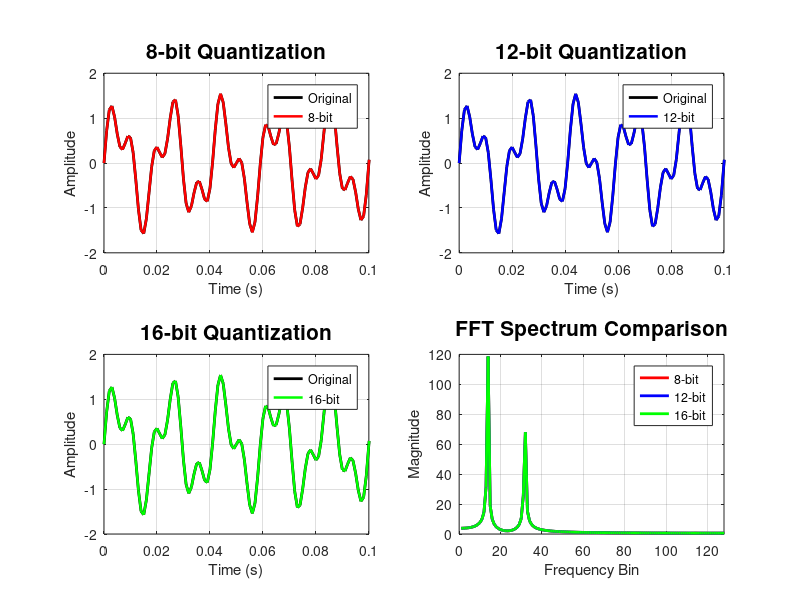

The MATLAB source for this figure: (Note: this script raises an error after producing the figure.)
clc;
clear;
close all;

%% ==========================================================
% PARAMETERS
%% ==========================================================

Fs = 1000;              % Sampling frequency
N  = 256;               % FFT length

t = (0:N-1)/Fs;

%% ==========================================================
% INPUT SIGNAL
%% ==========================================================

x = sin(2*pi*50*t) + 0.6*sin(2*pi*120*t);

%% ==========================================================
% QUANTIZATION
%% ==========================================================

bits = [8 12 16];

scale8  = 2^(bits(1)-1)-1;
scale12 = 2^(bits(2)-1)-1;
scale16 = 2^(bits(3)-1)-1;

x8  = round(x*scale8)/scale8;
x12 = round(x*scale12)/scale12;
x16 = round(x*scale16)/scale16;

%% ==========================================================
% FFT
%% ==========================================================

FFT8  = abs(fft(x8));
FFT12 = abs(fft(x12));
FFT16 = abs(fft(x16));

%% ==========================================================
% FIGURE
%% ==========================================================

figure('Position',[80 80 1300 750]);

%%%%%%%%%%%%%%%%%%%%%%%%%%%%%%%%%%%%%%%%%%%%%%%%%%%%%%%%%%%%%%
subplot(2,2,1)

plot(t,x,'k','LineWidth',2)
hold on
plot(t,x8,'r','LineWidth',1.8)

grid on
box on

xlim([0 0.1])
ylim([-2 2])

title('8-bit Quantization','FontSize',15,'FontWeight','bold')

xlabel('Time (s)')
ylabel('Amplitude')

legend('Original','8-bit')

%%%%%%%%%%%%%%%%%%%%%%%%%%%%%%%%%%%%%%%%%%%%%%%%%%%%%%%%%%%%%%
subplot(2,2,2)

plot(t,x,'k','LineWidth',2)
hold on
plot(t,x12,'b','LineWidth',1.8)

grid on
box on

xlim([0 0.1])
ylim([-2 2])

title('12-bit Quantization','FontSize',15,'FontWeight','bold')

xlabel('Time (s)')
ylabel('Amplitude')

legend('Original','12-bit')

%%%%%%%%%%%%%%%%%%%%%%%%%%%%%%%%%%%%%%%%%%%%%%%%%%%%%%%%%%%%%%
subplot(2,2,3)

plot(t,x,'k','LineWidth',2)
hold on
plot(t,x16,'g','LineWidth',1.8)

grid on
box on

xlim([0 0.1])
ylim([-2 2])

title('16-bit Quantization','FontSize',15,'FontWeight','bold')

xlabel('Time (s)')
ylabel('Amplitude')

legend('Original','16-bit')

%%%%%%%%%%%%%%%%%%%%%%%%%%%%%%%%%%%%%%%%%%%%%%%%%%%%%%%%%%%%%%
subplot(2,2,4)

plot(FFT8,'r','LineWidth',2)
hold on

plot(FFT12,'b','LineWidth',2)

plot(FFT16,'g','LineWidth',2)

grid on
box on

xlim([0 N/2])

title('FFT Spectrum Comparison','FontSize',15,'FontWeight','bold')

xlabel('Frequency Bin')
ylabel('Magnitude')

legend('8-bit','12-bit','16-bit')

%%%%%%%%%%%%%%%%%%%%%%%%%%%%%%%%%%%%%%%%%%%%%%%%%%%%%%%%%%%%%%
sgtitle('Word Length Simulation: 8-bit, 12-bit, and 16-bit',...
    'FontSize',20,...
    'FontWeight','bold')

%%%%%%%%%%%%%%%%%%%%%%%%%%%%%%%%%%%%%%%%%%%%%%%%%%%%%%%%%%%%%%
annotation('textbox',...
[0.28 0.01 0.45 0.08],...
'String',...
sprintf(['FFT Length = %d    Sampling Frequency = %d Hz    Comparison of Word Lengths: 8 / 12 / 16 bits'],...
N,Fs),...
'HorizontalAlignment','center',...
'FontSize',11,...
'BackgroundColor','white',...
'EdgeColor','black');

%%%%%%%%%%%%%%%%%%%%%%%%%%%%%%%%%%%%%%%%%%%%%%%%%%%%%%%%%%%%%%
exportgraphics(gcf,...
'WordLength_Comparison.png',...
'Resolution',300);
